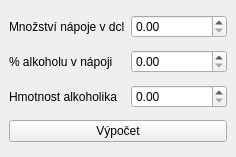
<?xml version="1.0" encoding="UTF-8"?>
<ui version="4.0">
 <class>MainWindow</class>
 <widget class="QMainWindow" name="MainWindow">
  <property name="geometry">
   <rect>
    <x>0</x>
    <y>0</y>
    <width>236</width>
    <height>157</height>
   </rect>
  </property>
  <property name="windowTitle">
   <string>MainWindow</string>
  </property>
  <widget class="QWidget" name="centralwidget">
   <layout class="QGridLayout" name="gridLayout">
    <item row="0" column="0">
     <widget class="QLabel" name="label">
      <property name="text">
       <string>Množství nápoje v dcl</string>
      </property>
     </widget>
    </item>
    <item row="0" column="1">
     <widget class="QDoubleSpinBox" name="doubleSpinBox"/>
    </item>
    <item row="1" column="0">
     <widget class="QLabel" name="label_2">
      <property name="text">
       <string>% alkoholu v nápoji</string>
      </property>
     </widget>
    </item>
    <item row="1" column="1">
     <widget class="QDoubleSpinBox" name="doubleSpinBox_2"/>
    </item>
    <item row="2" column="0">
     <widget class="QLabel" name="label_3">
      <property name="text">
       <string>Hmotnost alkoholika</string>
      </property>
     </widget>
    </item>
    <item row="2" column="1">
     <widget class="QDoubleSpinBox" name="doubleSpinBox_3"/>
    </item>
    <item row="3" column="0" colspan="2">
     <widget class="QPushButton" name="pushButton">
      <property name="text">
       <string>Výpočet</string>
      </property>
     </widget>
    </item>
   </layout>
  </widget>
 </widget>
 <resources/>
 <connections/>
</ui>
